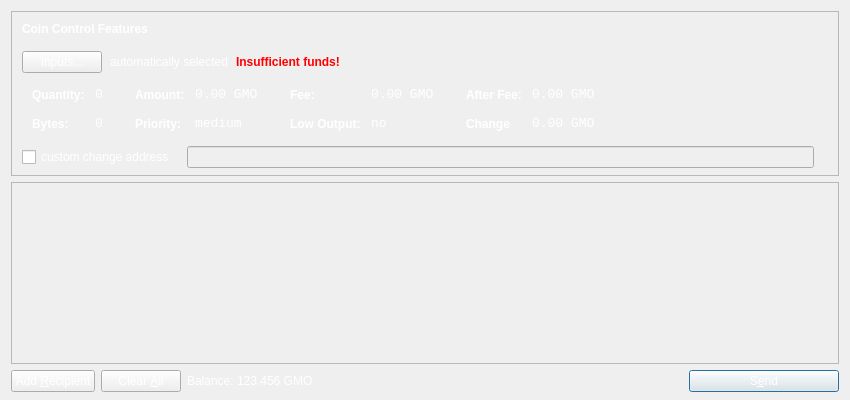
<?xml version="1.0" encoding="UTF-8"?>
<ui version="4.0">
 <class>SendCoinsDialog</class>
 <widget class="QDialog" name="SendCoinsDialog">
  <property name="geometry">
   <rect>
    <x>0</x>
    <y>0</y>
    <width>850</width>
    <height>400</height>
   </rect>
  </property>
  <property name="windowTitle">
   <string>Send Coins</string>
  </property>
  <property name="styleSheet">
   <string notr="true">background-image: url(:/images/bg2);
color: rgb(255, 255, 255);</string>
  </property>
  <layout class="QVBoxLayout" name="verticalLayout" stretch="0,1,0">
   <property name="bottomMargin">
    <number>8</number>
   </property>
   <item>
    <widget class="QFrame" name="frameCoinControl">
     <property name="sizePolicy">
      <sizepolicy hsizetype="Expanding" vsizetype="Expanding">
       <horstretch>0</horstretch>
       <verstretch>0</verstretch>
      </sizepolicy>
     </property>
     <property name="maximumSize">
      <size>
       <width>16777215</width>
       <height>16777215</height>
      </size>
     </property>
     <property name="frameShape">
      <enum>QFrame::StyledPanel</enum>
     </property>
     <property name="frameShadow">
      <enum>QFrame::Sunken</enum>
     </property>
     <layout class="QVBoxLayout" name="verticalLayoutCoinControl2">
      <property name="spacing">
       <number>6</number>
      </property>
      <property name="leftMargin">
       <number>0</number>
      </property>
      <property name="topMargin">
       <number>0</number>
      </property>
      <property name="rightMargin">
       <number>0</number>
      </property>
      <property name="bottomMargin">
       <number>6</number>
      </property>
      <item>
       <layout class="QVBoxLayout" name="verticalLayoutCoinControl" stretch="0,0,0,0,1">
        <property name="spacing">
         <number>0</number>
        </property>
        <property name="leftMargin">
         <number>10</number>
        </property>
        <property name="topMargin">
         <number>10</number>
        </property>
        <item>
         <layout class="QHBoxLayout" name="horizontalLayoutCoinControl1">
          <property name="bottomMargin">
           <number>15</number>
          </property>
          <item>
           <widget class="QLabel" name="labelCoinControlFeatures">
            <property name="sizePolicy">
             <sizepolicy hsizetype="Preferred" vsizetype="Maximum">
              <horstretch>0</horstretch>
              <verstretch>0</verstretch>
             </sizepolicy>
            </property>
            <property name="font">
             <font>
              <weight>75</weight>
              <bold>true</bold>
             </font>
            </property>
            <property name="styleSheet">
             <string notr="true">font-weight:bold;</string>
            </property>
            <property name="text">
             <string>Coin Control Features</string>
            </property>
           </widget>
          </item>
         </layout>
        </item>
        <item>
         <layout class="QHBoxLayout" name="horizontalLayoutCoinControl2" stretch="0,0,0,0">
          <property name="spacing">
           <number>8</number>
          </property>
          <property name="bottomMargin">
           <number>10</number>
          </property>
          <item>
           <widget class="QPushButton" name="pushButtonCoinControl">
            <property name="styleSheet">
             <string notr="true"/>
            </property>
            <property name="text">
             <string>Inputs...</string>
            </property>
           </widget>
          </item>
          <item>
           <widget class="QLabel" name="labelCoinControlAutomaticallySelected">
            <property name="text">
             <string>automatically selected</string>
            </property>
            <property name="margin">
             <number>5</number>
            </property>
           </widget>
          </item>
          <item>
           <widget class="QLabel" name="labelCoinControlInsuffFunds">
            <property name="font">
             <font>
              <weight>75</weight>
              <bold>true</bold>
             </font>
            </property>
            <property name="styleSheet">
             <string notr="true">color:red;font-weight:bold;</string>
            </property>
            <property name="text">
             <string>Insufficient funds!</string>
            </property>
            <property name="margin">
             <number>5</number>
            </property>
           </widget>
          </item>
          <item>
           <spacer name="horizontalSpacerCoinControl">
            <property name="orientation">
             <enum>Qt::Horizontal</enum>
            </property>
            <property name="sizeHint" stdset="0">
             <size>
              <width>40</width>
              <height>1</height>
             </size>
            </property>
           </spacer>
          </item>
         </layout>
        </item>
        <item>
         <widget class="QWidget" name="widgetCoinControl" native="true">
          <property name="sizePolicy">
           <sizepolicy hsizetype="Preferred" vsizetype="Preferred">
            <horstretch>0</horstretch>
            <verstretch>0</verstretch>
           </sizepolicy>
          </property>
          <property name="minimumSize">
           <size>
            <width>0</width>
            <height>0</height>
           </size>
          </property>
          <property name="styleSheet">
           <string notr="true"/>
          </property>
          <layout class="QHBoxLayout" name="horizontalLayoutCoinControl5">
           <property name="leftMargin">
            <number>0</number>
           </property>
           <property name="topMargin">
            <number>0</number>
           </property>
           <property name="rightMargin">
            <number>0</number>
           </property>
           <property name="bottomMargin">
            <number>0</number>
           </property>
           <item>
            <layout class="QHBoxLayout" name="horizontalLayoutCoinControl3" stretch="0,0,0,1">
             <property name="spacing">
              <number>20</number>
             </property>
             <property name="topMargin">
              <number>0</number>
             </property>
             <property name="bottomMargin">
              <number>10</number>
             </property>
             <item>
              <layout class="QFormLayout" name="formLayoutCoinControl1">
               <property name="horizontalSpacing">
                <number>10</number>
               </property>
               <property name="verticalSpacing">
                <number>14</number>
               </property>
               <property name="leftMargin">
                <number>10</number>
               </property>
               <property name="topMargin">
                <number>4</number>
               </property>
               <property name="rightMargin">
                <number>6</number>
               </property>
               <item row="0" column="0">
                <widget class="QLabel" name="labelCoinControlQuantityText">
                 <property name="styleSheet">
                  <string notr="true">font-weight:bold;</string>
                 </property>
                 <property name="text">
                  <string>Quantity:</string>
                 </property>
                 <property name="margin">
                  <number>0</number>
                 </property>
                </widget>
               </item>
               <item row="0" column="1">
                <widget class="QLabel" name="labelCoinControlQuantity">
                 <property name="font">
                  <font>
                   <family>Monospace</family>
                   <pointsize>10</pointsize>
                  </font>
                 </property>
                 <property name="cursor">
                  <cursorShape>IBeamCursor</cursorShape>
                 </property>
                 <property name="contextMenuPolicy">
                  <enum>Qt::ActionsContextMenu</enum>
                 </property>
                 <property name="text">
                  <string>0</string>
                 </property>
                 <property name="margin">
                  <number>0</number>
                 </property>
                 <property name="textInteractionFlags">
                  <set>Qt::LinksAccessibleByMouse|Qt::TextSelectableByKeyboard|Qt::TextSelectableByMouse</set>
                 </property>
                </widget>
               </item>
               <item row="1" column="0">
                <widget class="QLabel" name="labelCoinControlBytesText">
                 <property name="styleSheet">
                  <string notr="true">font-weight:bold;</string>
                 </property>
                 <property name="text">
                  <string>Bytes:</string>
                 </property>
                </widget>
               </item>
               <item row="1" column="1">
                <widget class="QLabel" name="labelCoinControlBytes">
                 <property name="font">
                  <font>
                   <family>Monospace</family>
                   <pointsize>10</pointsize>
                  </font>
                 </property>
                 <property name="cursor">
                  <cursorShape>IBeamCursor</cursorShape>
                 </property>
                 <property name="contextMenuPolicy">
                  <enum>Qt::ActionsContextMenu</enum>
                 </property>
                 <property name="text">
                  <string>0</string>
                 </property>
                 <property name="textInteractionFlags">
                  <set>Qt::LinksAccessibleByMouse|Qt::TextSelectableByKeyboard|Qt::TextSelectableByMouse</set>
                 </property>
                </widget>
               </item>
              </layout>
             </item>
             <item>
              <layout class="QFormLayout" name="formLayoutCoinControl2">
               <property name="horizontalSpacing">
                <number>10</number>
               </property>
               <property name="verticalSpacing">
                <number>14</number>
               </property>
               <property name="leftMargin">
                <number>6</number>
               </property>
               <property name="topMargin">
                <number>4</number>
               </property>
               <property name="rightMargin">
                <number>6</number>
               </property>
               <item row="0" column="0">
                <widget class="QLabel" name="labelCoinControlAmountText">
                 <property name="styleSheet">
                  <string notr="true">font-weight:bold;</string>
                 </property>
                 <property name="text">
                  <string>Amount:</string>
                 </property>
                 <property name="margin">
                  <number>0</number>
                 </property>
                </widget>
               </item>
               <item row="0" column="1">
                <widget class="QLabel" name="labelCoinControlAmount">
                 <property name="font">
                  <font>
                   <family>Monospace</family>
                   <pointsize>10</pointsize>
                  </font>
                 </property>
                 <property name="cursor">
                  <cursorShape>IBeamCursor</cursorShape>
                 </property>
                 <property name="contextMenuPolicy">
                  <enum>Qt::ActionsContextMenu</enum>
                 </property>
                 <property name="text">
                  <string>0.00 GMO</string>
                 </property>
                 <property name="textInteractionFlags">
                  <set>Qt::LinksAccessibleByMouse|Qt::TextSelectableByKeyboard|Qt::TextSelectableByMouse</set>
                 </property>
                </widget>
               </item>
               <item row="1" column="0">
                <widget class="QLabel" name="labelCoinControlPriorityText">
                 <property name="styleSheet">
                  <string notr="true">font-weight:bold;</string>
                 </property>
                 <property name="text">
                  <string>Priority:</string>
                 </property>
                </widget>
               </item>
               <item row="1" column="1">
                <widget class="QLabel" name="labelCoinControlPriority">
                 <property name="font">
                  <font>
                   <family>Monospace</family>
                   <pointsize>10</pointsize>
                  </font>
                 </property>
                 <property name="cursor">
                  <cursorShape>IBeamCursor</cursorShape>
                 </property>
                 <property name="contextMenuPolicy">
                  <enum>Qt::ActionsContextMenu</enum>
                 </property>
                 <property name="text">
                  <string>medium</string>
                 </property>
                 <property name="textInteractionFlags">
                  <set>Qt::LinksAccessibleByMouse|Qt::TextSelectableByKeyboard|Qt::TextSelectableByMouse</set>
                 </property>
                </widget>
               </item>
              </layout>
             </item>
             <item>
              <layout class="QFormLayout" name="formLayoutCoinControl3">
               <property name="horizontalSpacing">
                <number>10</number>
               </property>
               <property name="verticalSpacing">
                <number>14</number>
               </property>
               <property name="leftMargin">
                <number>6</number>
               </property>
               <property name="topMargin">
                <number>4</number>
               </property>
               <property name="rightMargin">
                <number>6</number>
               </property>
               <item row="0" column="0">
                <widget class="QLabel" name="labelCoinControlFeeText">
                 <property name="styleSheet">
                  <string notr="true">font-weight:bold;</string>
                 </property>
                 <property name="text">
                  <string>Fee:</string>
                 </property>
                 <property name="margin">
                  <number>0</number>
                 </property>
                </widget>
               </item>
               <item row="0" column="1">
                <widget class="QLabel" name="labelCoinControlFee">
                 <property name="font">
                  <font>
                   <family>Monospace</family>
                   <pointsize>10</pointsize>
                  </font>
                 </property>
                 <property name="cursor">
                  <cursorShape>IBeamCursor</cursorShape>
                 </property>
                 <property name="contextMenuPolicy">
                  <enum>Qt::ActionsContextMenu</enum>
                 </property>
                 <property name="text">
                  <string>0.00 GMO</string>
                 </property>
                 <property name="textInteractionFlags">
                  <set>Qt::LinksAccessibleByMouse|Qt::TextSelectableByKeyboard|Qt::TextSelectableByMouse</set>
                 </property>
                </widget>
               </item>
               <item row="1" column="0">
                <widget class="QLabel" name="labelCoinControlLowOutputText">
                 <property name="styleSheet">
                  <string notr="true">font-weight:bold;</string>
                 </property>
                 <property name="text">
                  <string>Low Output:</string>
                 </property>
                </widget>
               </item>
               <item row="1" column="1">
                <widget class="QLabel" name="labelCoinControlLowOutput">
                 <property name="font">
                  <font>
                   <family>Monospace</family>
                   <pointsize>10</pointsize>
                  </font>
                 </property>
                 <property name="cursor">
                  <cursorShape>IBeamCursor</cursorShape>
                 </property>
                 <property name="contextMenuPolicy">
                  <enum>Qt::ActionsContextMenu</enum>
                 </property>
                 <property name="text">
                  <string>no</string>
                 </property>
                 <property name="textInteractionFlags">
                  <set>Qt::LinksAccessibleByMouse|Qt::TextSelectableByKeyboard|Qt::TextSelectableByMouse</set>
                 </property>
                </widget>
               </item>
              </layout>
             </item>
             <item>
              <layout class="QFormLayout" name="formLayoutCoinControl4">
               <property name="horizontalSpacing">
                <number>10</number>
               </property>
               <property name="verticalSpacing">
                <number>14</number>
               </property>
               <property name="leftMargin">
                <number>6</number>
               </property>
               <property name="topMargin">
                <number>4</number>
               </property>
               <property name="rightMargin">
                <number>6</number>
               </property>
               <item row="0" column="0">
                <widget class="QLabel" name="labelCoinControlAfterFeeText">
                 <property name="styleSheet">
                  <string notr="true">font-weight:bold;</string>
                 </property>
                 <property name="text">
                  <string>After Fee:</string>
                 </property>
                 <property name="margin">
                  <number>0</number>
                 </property>
                </widget>
               </item>
               <item row="0" column="1">
                <widget class="QLabel" name="labelCoinControlAfterFee">
                 <property name="font">
                  <font>
                   <family>Monospace</family>
                   <pointsize>10</pointsize>
                  </font>
                 </property>
                 <property name="cursor">
                  <cursorShape>IBeamCursor</cursorShape>
                 </property>
                 <property name="contextMenuPolicy">
                  <enum>Qt::ActionsContextMenu</enum>
                 </property>
                 <property name="text">
                  <string>0.00 GMO</string>
                 </property>
                 <property name="textInteractionFlags">
                  <set>Qt::LinksAccessibleByMouse|Qt::TextSelectableByKeyboard|Qt::TextSelectableByMouse</set>
                 </property>
                </widget>
               </item>
               <item row="1" column="0">
                <widget class="QLabel" name="labelCoinControlChangeText">
                 <property name="styleSheet">
                  <string notr="true">font-weight:bold;</string>
                 </property>
                 <property name="text">
                  <string>Change</string>
                 </property>
                </widget>
               </item>
               <item row="1" column="1">
                <widget class="QLabel" name="labelCoinControlChange">
                 <property name="font">
                  <font>
                   <family>Monospace</family>
                   <pointsize>10</pointsize>
                  </font>
                 </property>
                 <property name="cursor">
                  <cursorShape>IBeamCursor</cursorShape>
                 </property>
                 <property name="contextMenuPolicy">
                  <enum>Qt::ActionsContextMenu</enum>
                 </property>
                 <property name="text">
                  <string>0.00 GMO</string>
                 </property>
                 <property name="textInteractionFlags">
                  <set>Qt::LinksAccessibleByMouse|Qt::TextSelectableByKeyboard|Qt::TextSelectableByMouse</set>
                 </property>
                </widget>
               </item>
              </layout>
             </item>
            </layout>
           </item>
          </layout>
         </widget>
        </item>
        <item>
         <layout class="QHBoxLayout" name="horizontalLayoutCoinControl4" stretch="0,0,0">
          <property name="spacing">
           <number>12</number>
          </property>
          <property name="sizeConstraint">
           <enum>QLayout::SetDefaultConstraint</enum>
          </property>
          <property name="topMargin">
           <number>5</number>
          </property>
          <property name="rightMargin">
           <number>5</number>
          </property>
          <item>
           <widget class="QCheckBox" name="checkBoxCoinControlChange">
            <property name="text">
             <string>custom change address</string>
            </property>
           </widget>
          </item>
          <item>
           <widget class="QLineEdit" name="lineEditCoinControlChange">
            <property name="enabled">
             <bool>false</bool>
            </property>
            <property name="sizePolicy">
             <sizepolicy hsizetype="Expanding" vsizetype="Fixed">
              <horstretch>0</horstretch>
              <verstretch>0</verstretch>
             </sizepolicy>
            </property>
           </widget>
          </item>
          <item>
           <widget class="QLabel" name="labelCoinControlChangeLabel">
            <property name="sizePolicy">
             <sizepolicy hsizetype="Preferred" vsizetype="Expanding">
              <horstretch>0</horstretch>
              <verstretch>0</verstretch>
             </sizepolicy>
            </property>
            <property name="minimumSize">
             <size>
              <width>0</width>
              <height>0</height>
             </size>
            </property>
            <property name="text">
             <string/>
            </property>
            <property name="margin">
             <number>3</number>
            </property>
           </widget>
          </item>
         </layout>
        </item>
        <item>
         <spacer name="verticalSpacerCoinControl">
          <property name="orientation">
           <enum>Qt::Vertical</enum>
          </property>
          <property name="sizeHint" stdset="0">
           <size>
            <width>800</width>
            <height>1</height>
           </size>
          </property>
         </spacer>
        </item>
       </layout>
      </item>
     </layout>
    </widget>
   </item>
   <item>
    <widget class="QScrollArea" name="scrollArea">
     <property name="widgetResizable">
      <bool>true</bool>
     </property>
     <widget class="QWidget" name="scrollAreaWidgetContents">
      <property name="geometry">
       <rect>
        <x>0</x>
        <y>0</y>
        <width>830</width>
        <height>172</height>
       </rect>
      </property>
      <layout class="QVBoxLayout" name="verticalLayout_2">
       <property name="leftMargin">
        <number>0</number>
       </property>
       <property name="topMargin">
        <number>0</number>
       </property>
       <property name="rightMargin">
        <number>0</number>
       </property>
       <property name="bottomMargin">
        <number>0</number>
       </property>
       <item>
        <layout class="QVBoxLayout" name="entries">
         <property name="spacing">
          <number>6</number>
         </property>
        </layout>
       </item>
       <item>
        <spacer name="verticalSpacer">
         <property name="orientation">
          <enum>Qt::Vertical</enum>
         </property>
         <property name="sizeHint" stdset="0">
          <size>
           <width>20</width>
           <height>40</height>
          </size>
         </property>
        </spacer>
       </item>
      </layout>
     </widget>
    </widget>
   </item>
   <item>
    <layout class="QHBoxLayout" name="horizontalLayout">
     <item>
      <widget class="QPushButton" name="addButton">
       <property name="toolTip">
        <string>Send to multiple recipients at once</string>
       </property>
       <property name="text">
        <string>Add &amp;Recipient</string>
       </property>
       <property name="icon">
        <iconset resource="../bitcoin.qrc">
         <normaloff>:/icons/add</normaloff>:/icons/add</iconset>
       </property>
       <property name="autoDefault">
        <bool>false</bool>
       </property>
      </widget>
     </item>
     <item>
      <widget class="QPushButton" name="clearButton">
       <property name="sizePolicy">
        <sizepolicy hsizetype="Minimum" vsizetype="Fixed">
         <horstretch>0</horstretch>
         <verstretch>0</verstretch>
        </sizepolicy>
       </property>
       <property name="toolTip">
        <string>Remove all transaction fields</string>
       </property>
       <property name="text">
        <string>Clear &amp;All</string>
       </property>
       <property name="icon">
        <iconset resource="../bitcoin.qrc">
         <normaloff>:/icons/remove</normaloff>:/icons/remove</iconset>
       </property>
       <property name="autoRepeatDelay">
        <number>300</number>
       </property>
       <property name="autoDefault">
        <bool>false</bool>
       </property>
      </widget>
     </item>
     <item>
      <layout class="QHBoxLayout" name="horizontalLayout_2">
       <property name="spacing">
        <number>3</number>
       </property>
       <item>
        <widget class="QLabel" name="label">
         <property name="sizePolicy">
          <sizepolicy hsizetype="Preferred" vsizetype="Fixed">
           <horstretch>0</horstretch>
           <verstretch>0</verstretch>
          </sizepolicy>
         </property>
         <property name="text">
          <string>Balance:</string>
         </property>
        </widget>
       </item>
       <item>
        <widget class="QLabel" name="labelBalance">
         <property name="sizePolicy">
          <sizepolicy hsizetype="Preferred" vsizetype="Fixed">
           <horstretch>0</horstretch>
           <verstretch>0</verstretch>
          </sizepolicy>
         </property>
         <property name="cursor">
          <cursorShape>IBeamCursor</cursorShape>
         </property>
         <property name="text">
          <string>123.456 GMO</string>
         </property>
         <property name="textInteractionFlags">
          <set>Qt::LinksAccessibleByMouse|Qt::TextSelectableByKeyboard|Qt::TextSelectableByMouse</set>
         </property>
        </widget>
       </item>
      </layout>
     </item>
     <item>
      <spacer name="horizontalSpacer">
       <property name="orientation">
        <enum>Qt::Horizontal</enum>
       </property>
       <property name="sizeHint" stdset="0">
        <size>
         <width>40</width>
         <height>20</height>
        </size>
       </property>
      </spacer>
     </item>
     <item>
      <widget class="QPushButton" name="sendButton">
       <property name="minimumSize">
        <size>
         <width>150</width>
         <height>0</height>
        </size>
       </property>
       <property name="toolTip">
        <string>Confirm the send action</string>
       </property>
       <property name="text">
        <string>S&amp;end</string>
       </property>
       <property name="icon">
        <iconset resource="../bitcoin.qrc">
         <normaloff>:/icons/send</normaloff>:/icons/send</iconset>
       </property>
       <property name="default">
        <bool>true</bool>
       </property>
      </widget>
     </item>
    </layout>
   </item>
  </layout>
 </widget>
 <resources>
  <include location="../bitcoin.qrc"/>
 </resources>
 <connections/>
</ui>
